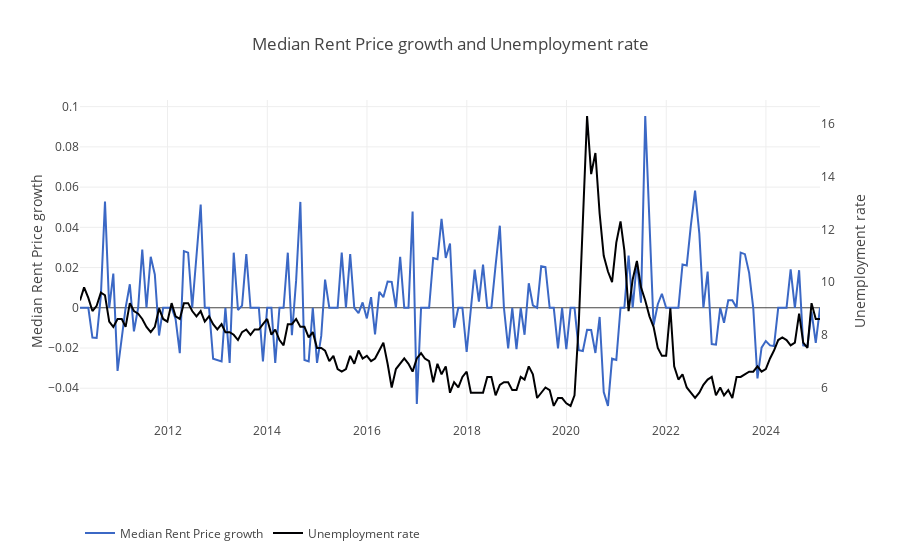
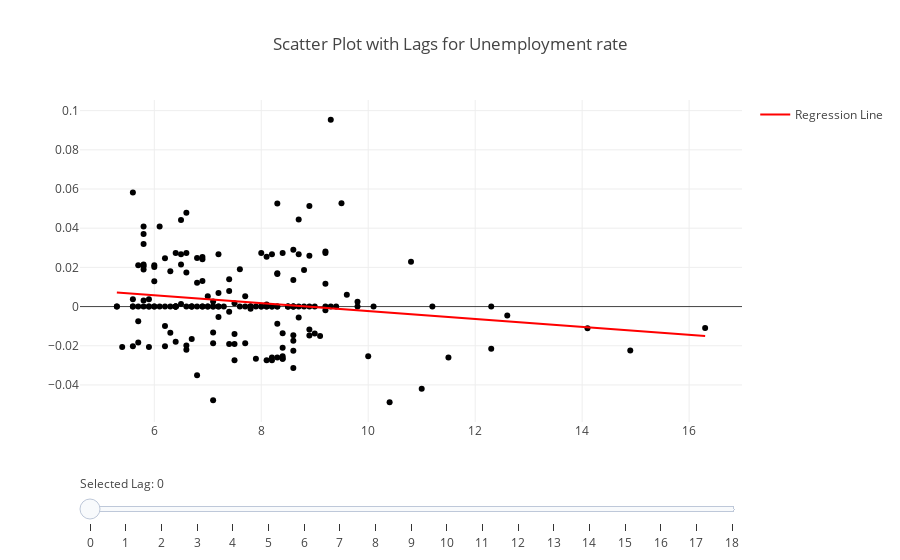

Notebook code cell kept with these figures, in order:
### Code cell
plot_list = ["Unemployment rate"]  # [col for col in df_cov.columns if "lag" not in col]
for i in plot_list:
    get_line_fig(df_cov, i, target).show()
    add_slider(df_cov, i, target).show()

### Figure 1 — Plotly figure (JSON) as saved in the notebook; plotly's stock layout.template omitted (floating-point values rounded to 4 significant figures; data arrays with more than 128 entries replaced by an {"elided": "..."} marker saying what was removed)
{"data": [{"line": {"color": "#3B68C5"}, "mode": "lines", "name": "Median Rent Price growth", "type": "scatter", "x": {"elided": "179 str values"}, "y": {"elided": "179 float values"}}, {"mode": "lines", "name": "Unemployment rate", "type": "scatter", "x": {"elided": "179 str values"}, "y": {"elided": "179 float values"}, "yaxis": "y2"}], "layout": {"legend": {"orientation": "h", "x": 0, "xanchor": "left", "y": -0.3, "yanchor": "top"}, "title": {"text": "Median Rent Price growth and Unemployment rate"}, "yaxis": {"title": {"text": "Median Rent Price growth"}}, "yaxis2": {"overlaying": "y", "showgrid": false, "side": "right", "title": {"text": "Unemployment rate"}}}}

### Figure 2 — Plotly figure (JSON) as saved in the notebook; plotly's stock layout.template omitted (floating-point values rounded to 4 significant figures; data arrays with more than 128 entries replaced by an {"elided": "..."} marker saying what was removed)
{"data": [{"hovertemplate": "Unemployment rate=%{x}<br>Median Rent Price growth=%{y}<extra></extra>", "legendgroup": "", "marker": {"color": "#000001", "symbol": "circle"}, "mode": "markers", "name": "", "orientation": "v", "showlegend": false, "type": "scatter", "visible": true, "x": {"elided": "179 float values"}, "xaxis": "x", "y": {"elided": "179 float values"}, "yaxis": "y"}, {"line": {"color": "red", "width": 2}, "mode": "lines", "name": "Regression Line", "type": "scatter", "visible": true, "x": {"elided": "179 float values"}, "y": {"elided": "179 float values"}}, {"hovertemplate": "Unemployment rate lag 1=%{x}<br>Median Rent Price growth=%{y}<extra></extra>", "legendgroup": "", "marker": {"color": "#000001", "symbol": "circle"}, "mode": "markers", "name": "", "orientation": "v", "showlegend": false, "type": "scatter", "visible": false, "x": {"elided": "179 float values"}, "xaxis": "x", "y": {"elided": "179 float values"}, "yaxis": "y"}, {"line": {"color": "red", "width": 2}, "mode": "lines", "name": "Regression Line", "type": "scatter", "visible": false, "x": {"elided": "179 float values"}, "y": {"elided": "179 float values"}}, {"hovertemplate": "Unemployment rate lag 2=%{x}<br>Median Rent Price growth=%{y}<extra></extra>", "legendgroup": "", "marker": {"color": "#000001", "symbol": "circle"}, "mode": "markers", "name": "", "orientation": "v", "showlegend": false, "type": "scatter", "visible": false, "x": {"elided": "179 float values"}, "xaxis": "x", "y": {"elided": "179 float values"}, "yaxis": "y"}, {"line": {"color": "red", "width": 2}, "mode": "lines", "name": "Regression Line", "type": "scatter", "visible": false, "x": {"elided": "179 float values"}, "y": {"elided": "179 float values"}}, {"hovertemplate": "Unemployment rate lag 3=%{x}<br>Median Rent Price growth=%{y}<extra></extra>", "legendgroup": "", "marker": {"color": "#000001", "symbol": "circle"}, "mode": "markers", "name": "", "orientation": "v", "showlegend": false, "type": "scatter", "visible": false, "x": {"elided": "179 float values"}, "xaxis": "x", "y": {"elided": "179 float values"}, "yaxis": "y"}, {"line": {"color": "red", "width": 2}, "mode": "lines", "name": "Regression Line", "type": "scatter", "visible": false, "x": {"elided": "179 float values"}, "y": {"elided": "179 float values"}}, {"hovertemplate": "Unemployment rate lag 4=%{x}<br>Median Rent Price growth=%{y}<extra></extra>", "legendgroup": "", "marker": {"color": "#000001", "symbol": "circle"}, "mode": "markers", "name": "", "orientation": "v", "showlegend": false, "type": "scatter", "visible": false, "x": {"elided": "179 float values"}, "xaxis": "x", "y": {"elided": "179 float values"}, "yaxis": "y"}, {"line": {"color": "red", "width": 2}, "mode": "lines", "name": "Regression Line", "type": "scatter", "visible": false, "x": {"elided": "179 float values"}, "y": {"elided": "179 float values"}}, {"hovertemplate": "Unemployment rate lag 5=%{x}<br>Median Rent Price growth=%{y}<extra></extra>", "legendgroup": "", "marker": {"color": "#000001", "symbol": "circle"}, "mode": "markers", "name": "", "orientation": "v", "showlegend": false, "type": "scatter", "visible": false, "x": {"elided": "179 float values"}, "xaxis": "x", "y": {"elided": "179 float values"}, "yaxis": "y"}, {"line": {"color": "red", "width": 2}, "mode": "lines", "name": "Regression Line", "type": "scatter", "visible": false, "x": {"elided": "179 float values"}, "y": {"elided": "179 float values"}}, {"hovertemplate": "Unemployment rate lag 6=%{x}<br>Median Rent Price growth=%{y}<extra></extra>", "legendgroup": "", "marker": {"color": "#000001", "symbol": "circle"}, "mode": "markers", "name": "", "orientation": "v", "showlegend": false, "type": "scatter", "visible": false, "x": {"elided": "179 float values"}, "xaxis": "x", "y": {"elided": "179 float values"}, "yaxis": "y"}, {"line": {"color": "red", "width": 2}, "mode": "lines", "name": "Regression Line", "type": "scatter", "visible": false, "x": {"elided": "179 float values"}, "y": {"elided": "179 float values"}}, {"hovertemplate": "Unemployment rate lag 7=%{x}<br>Median Rent Price growth=%{y}<extra></extra>", "legendgroup": "", "marker": {"color": "#000001", "symbol": "circle"}, "mode": "markers", "name": "", "orientation": "v", "showlegend": false, "type": "scatter", "visible": false, "x": {"elided": "179 float values"}, "xaxis": "x", "y": {"elided": "179 float values"}, "yaxis": "y"}, {"line": {"color": "red", "width": 2}, "mode": "lines", "name": "Regression Line", "type": "scatter", "visible": false, "x": {"elided": "179 float values"}, "y": {"elided": "179 float values"}}, {"hovertemplate": "Unemployment rate lag 8=%{x}<br>Median Rent Price growth=%{y}<extra></extra>", "legendgroup": "", "marker": {"color": "#000001", "symbol": "circle"}, "mode": "markers", "name": "", "orientation": "v", "showlegend": false, "type": "scatter", "visible": false, "x": {"elided": "179 float values"}, "xaxis": "x", "y": {"elided": "179 float values"}, "yaxis": "y"}, {"line": {"color": "red", "width": 2}, "mode": "lines", "name": "Regression Line", "type": "scatter", "visible": false, "x": {"elided": "179 float values"}, "y": {"elided": "179 float values"}}, {"hovertemplate": "Unemployment rate lag 9=%{x}<br>Median Rent Price growth=%{y}<extra></extra>", "legendgroup": "", "marker": {"color": "#000001", "symbol": "circle"}, "mode": "markers", "name": "", "orientation": "v", "showlegend": false, "type": "scatter", "visible": false, "x": {"elided": "179 float values"}, "xaxis": "x", "y": {"elided": "179 float values"}, "yaxis": "y"}, {"line": {"color": "red", "width": 2}, "mode": "lines", "name": "Regression Line", "type": "scatter", "visible": false, "x": {"elided": "179 float values"}, "y": {"elided": "179 float values"}}, {"hovertemplate": "Unemployment rate lag 10=%{x}<br>Median Rent Price growth=%{y}<extra></extra>", "legendgroup": "", "marker": {"color": "#000001", "symbol": "circle"}, "mode": "markers", "name": "", "orientation": "v", "showlegend": false, "type": "scatter", "visible": false, "x": {"elided": "179 float values"}, "xaxis": "x", "y": {"elided": "179 float values"}, "yaxis": "y"}, {"line": {"color": "red", "width": 2}, "mode": "lines", "name": "Regression Line", "type": "scatter", "visible": false, "x": {"elided": "179 float values"}, "y": {"elided": "179 float values"}}, {"hovertemplate": "Unemployment rate lag 11=%{x}<br>Median Rent Price growth=%{y}<extra></extra>", "legendgroup": "", "marker": {"color": "#000001", "symbol": "circle"}, "mode": "markers", "name": "", "orientation": "v", "showlegend": false, "type": "scatter", "visible": false, "x": {"elided": "179 float values"}, "xaxis": "x", "y": {"elided": "179 float values"}, "yaxis": "y"}, {"line": {"color": "red", "width": 2}, "mode": "lines", "name": "Regression Line", "type": "scatter", "visible": false, "x": {"elided": "179 float values"}, "y": {"elided": "179 float values"}}, {"hovertemplate": "Unemployment rate lag 12=%{x}<br>Median Rent Price growth=%{y}<extra></extra>", "legendgroup": "", "marker": {"color": "#000001", "symbol": "circle"}, "mode": "markers", "name": "", "orientation": "v", "showlegend": false, "type": "scatter", "visible": false, "x": {"elided": "179 float values"}, "xaxis": "x", "y": {"elided": "179 float values"}, "yaxis": "y"}, {"line": {"color": "red", "width": 2}, "mode": "lines", "name": "Regression Line", "type": "scatter", "visible": false, "x": {"elided": "179 float values"}, "y": {"elided": "179 float values"}}, {"hovertemplate": "Unemployment rate lag 13=%{x}<br>Median Rent Price growth=%{y}<extra></extra>", "legendgroup": "", "marker": {"color": "#000001", "symbol": "circle"}, "mode": "markers", "name": "", "orientation": "v", "showlegend": false, "type": "scatter", "visible": false, "x": {"elided": "179 float values"}, "xaxis": "x", "y": {"elided": "179 float values"}, "yaxis": "y"}, {"line": {"color": "red", "width": 2}, "mode": "lines", "name": "Regression Line", "type": "scatter", "visible": false, "x": {"elided": "179 float values"}, "y": {"elided": "179 float values"}}, {"hovertemplate": "Unemployment rate lag 14=%{x}<br>Median Rent Price growth=%{y}<extra></extra>", "legendgroup": "", "marker": {"color": "#000001", "symbol": "circle"}, "mode": "markers", "name": "", "orientation": "v", "showlegend": false, "type": "scatter", "visible": false, "x": {"elided": "179 float values"}, "xaxis": "x", "y": {"elided": "179 float values"}, "yaxis": "y"}, {"line": {"color": "red", "width": 2}, "mode": "lines", "name": "Regression Line", "type": "scatter", "visible": false, "x": {"elided": "179 float values"}, "y": {"elided": "179 float values"}}, {"hovertemplate": "Unemployment rate lag 15=%{x}<br>Median Rent Price growth=%{y}<extra></extra>", "legendgroup": "", "marker": {"color": "#000001", "symbol": "circle"}, "mode": "markers", "name": "", "orientation": "v", "showlegend": false, "type": "scatter", "visible": false, "x": {"elided": "179 float values"}, "xaxis": "x", "y": {"elided": "179 float values"}, "yaxis": "y"}, {"line": {"color": "red", "width": 2}, "mode": "lines", "name": "Regression Line", "type": "scatter", "visible": false, "x": {"elided": "179 float values"}, "y": {"elided": "179 float values"}}, {"hovertemplate": "Unemployment rate lag 16=%{x}<br>Median Rent Price growth=%{y}<extra></extra>", "legendgroup": "", "marker": {"color": "#000001", "symbol": "circle"}, "mode": "markers", "name": "", "orientation": "v", "showlegend": false, "type": "scatter", "visible": false, "x": {"elided": "179 float values"}, "xaxis": "x", "y": {"elided": "179 float values"}, "yaxis": "y"}, {"line": {"color": "red", "width": 2}, "mode": "lines", "name": "Regression Line", "type": "scatter", "visible": false, "x": {"elided": "179 float values"}, "y": {"elided": "179 float values"}}, {"hovertemplate": "Unemployment rate lag 17=%{x}<br>Median Rent Price growth=%{y}<extra></extra>", "legendgroup": "", "marker": {"color": "#000001", "symbol": "circle"}, "mode": "markers", "name": "", "orientation": "v", "showlegend": false, "type": "scatter", "visible": false, "x": {"elided": "179 float values"}, "xaxis": "x", "y": {"elided": "179 float values"}, "yaxis": "y"}, {"line": {"color": "red", "width": 2}, "mode": "lines", "name": "Regression Line", "type": "scatter", "visible": false, "x": {"elided": "179 float values"}, "y": {"elided": "179 float values"}}, {"hovertemplate": "Unemployment rate lag 18=%{x}<br>Median Rent Price growth=%{y}<extra></extra>", "legendgroup": "", "marker": {"color": "#000001", "symbol": "circle"}, "mode": "markers", "name": "", "orientation": "v", "showlegend": false, "type": "scatter", "visible": false, "x": {"elided": "179 float values"}, "xaxis": "x", "y": {"elided": "179 float values"}, "yaxis": "y"}, {"line": {"color": "red", "width": 2}, "mode": "lines", "name": "Regression Line", "type": "scatter", "visible": false, "x": {"elided": "179 float values"}, "y": {"elided": "179 float values"}}], "layout": {"sliders": [{"active": 0, "currentvalue": {"prefix": "Selected Lag: "}, "pad": {"t": 50}, "steps": [{"args": [{"visible": [true, true, false, false, false, false, false, false, false, false, false, false, false, false, false, false, false, false, false, false, false, false, false, false, false, false, false, false, false, false, false, false, false, false, false, false, false, false]}, {"title": "Scatter Plot: Unemployment rate vs Median Rent Price growth (Lag 0)"}], "label": "0", "method": "update"}, {"args": [{"visible": [false, false, true, true, false, false, false, false, false, false, false, false, false, false, false, false, false, false, false, false, false, false, false, false, false, false, false, false, false, false, false, false, false, false, false, false, false, false]}, {"title": "Scatter Plot: Unemployment rate vs Median Rent Price growth (Lag 1)"}], "label": "1", "method": "update"}, {"args": [{"visible": [false, false, false, false, true, true, false, false, false, false, false, false, false, false, false, false, false, false, false, false, false, false, false, false, false, false, false, false, false, false, false, false, false, false, false, false, false, false]}, {"title": "Scatter Plot: Unemployment rate vs Median Rent Price growth (Lag 2)"}], "label": "2", "method": "update"}, {"args": [{"visible": [false, false, false, false, false, false, true, true, false, false, false, false, false, false, false, false, false, false, false, false, false, false, false, false, false, false, false, false, false, false, false, false, false, false, false, false, false, false]}, {"title": "Scatter Plot: Unemployment rate vs Median Rent Price growth (Lag 3)"}], "label": "3", "method": "update"}, {"args": [{"visible": [false, false, false, false, false, false, false, false, true, true, false, false, false, false, false, false, false, false, false, false, false, false, false, false, false, false, false, false, false, false, false, false, false, false, false, false, false, false]}, {"title": "Scatter Plot: Unemployment rate vs Median Rent Price growth (Lag 4)"}], "label": "4", "method": "update"}, {"args": [{"visible": [false, false, false, false, false, false, false, false, false, false, true, true, false, false, false, false, false, false, false, false, false, false, false, false, false, false, false, false, false, false, false, false, false, false, false, false, false, false]}, {"title": "Scatter Plot: Unemployment rate vs Median Rent Price growth (Lag 5)"}], "label": "5", "method": "update"}, {"args": [{"visible": [false, false, false, false, false, false, false, false, false, false, false, false, true, true, false, false, false, false, false, false, false, false, false, false, false, false, false, false, false, false, false, false, false, false, false, false, false, false]}, {"title": "Scatter Plot: Unemployment rate vs Median Rent Price growth (Lag 6)"}], "label": "6", "method": "update"}, {"args": [{"visible": [false, false, false, false, false, false, false, false, false, false, false, false, false, false, true, true, false, false, false, false, false, false, false, false, false, false, false, false, false, false, false, false, false, false, false, false, false, false]}, {"title": "Scatter Plot: Unemployment rate vs Median Rent Price growth (Lag 7)"}], "label": "7", "method": "update"}, {"args": [{"visible": [false, false, false, false, false, false, false, false, false, false, false, false, false, false, false, false, true, true, false, false, false, false, false, false, false, false, false, false, false, false, false, false, false, false, false, false, false, false]}, {"title": "Scatter Plot: Unemployment rate vs Median Rent Price growth (Lag 8)"}], "label": "8", "method": "update"}, {"args": [{"visible": [false, false, false, false, false, false, false, false, false, false, false, false, false, false, false, false, false, false, true, true, false, false, false, false, false, false, false, false, false, false, false, false, false, false, false, false, false, false]}, {"title": "Scatter Plot: Unemployment rate vs Median Rent Price growth (Lag 9)"}], "label": "9", "method": "update"}, {"args": [{"visible": [false, false, false, false, false, false, false, false, false, false, false, false, false, false, false, false, false, false, false, false, true, true, false, false, false, false, false, false, false, false, false, false, false, false, false, false, false, false]}, {"title": "Scatter Plot: Unemployment rate vs Median Rent Price growth (Lag 10)"}], "label": "10", "method": "update"}, {"args": [{"visible": [false, false, false, false, false, false, false, false, false, false, false, false, false, false, false, false, false, false, false, false, false, false, true, true, false, false, false, false, false, false, false, false, false, false, false, false, false, false]}, {"title": "Scatter Plot: Unemployment rate vs Median Rent Price growth (Lag 11)"}], "label": "11", "method": "update"}, {"args": [{"visible": [false, false, false, false, false, false, false, false, false, false, false, false, false, false, false, false, false, false, false, false, false, false, false, false, true, true, false, false, false, false, false, false, false, false, false, false, false, false]}, {"title": "Scatter Plot: Unemployment rate vs Median Rent Price growth (Lag 12)"}], "label": "12", "method": "update"}, {"args": [{"visible": [false, false, false, false, false, false, false, false, false, false, false, false, false, false, false, false, false, false, false, false, false, false, false, false, false, false, true, true, false, false, false, false, false, false, false, false, false, false]}, {"title": "Scatter Plot: Unemployment rate vs Median Rent Price growth (Lag 13)"}], "label": "13", "method": "update"}, {"args": [{"visible": [false, false, false, false, false, false, false, false, false, false, false, false, false, false, false, false, false, false, false, false, false, false, false, false, false, false, false, false, true, true, false, false, false, false, false, false, false, false]}, {"title": "Scatter Plot: Unemployment rate vs Median Rent Price growth (Lag 14)"}], "label": "14", "method": "update"}, {"args": [{"visible": [false, false, false, false, false, false, false, false, false, false, false, false, false, false, false, false, false, false, false, false, false, false, false, false, false, false, false, false, false, false, true, true, false, false, false, false, false, false]}, {"title": "Scatter Plot: Unemployment rate vs Median Rent Price growth (Lag 15)"}], "label": "15", "method": "update"}, {"args": [{"visible": [false, false, false, false, false, false, false, false, false, false, false, false, false, false, false, false, false, false, false, false, false, false, false, false, false, false, false, false, false, false, false, false, true, true, false, false, false, false]}, {"title": "Scatter Plot: Unemployment rate vs Median Rent Price growth (Lag 16)"}], "label": "16", "method": "update"}, {"args": [{"visible": [false, false, false, false, false, false, false, false, false, false, false, false, false, false, false, false, false, false, false, false, false, false, false, false, false, false, false, false, false, false, false, false, false, false, true, true, false, false]}, {"title": "Scatter Plot: Unemployment rate vs Median Rent Price growth (Lag 17)"}], "label": "17", "method": "update"}, {"args": [{"visible": [false, false, false, false, false, false, false, false, false, false, false, false, false, false, false, false, false, false, false, false, false, false, false, false, false, false, false, false, false, false, false, false, false, false, false, false, true, true]}, {"title": "Scatter Plot: Unemployment rate vs Median Rent Price growth (Lag 18)"}], "label": "18", "method": "update"}]}], "title": {"text": "Scatter Plot with Lags for Unemployment rate"}}}
